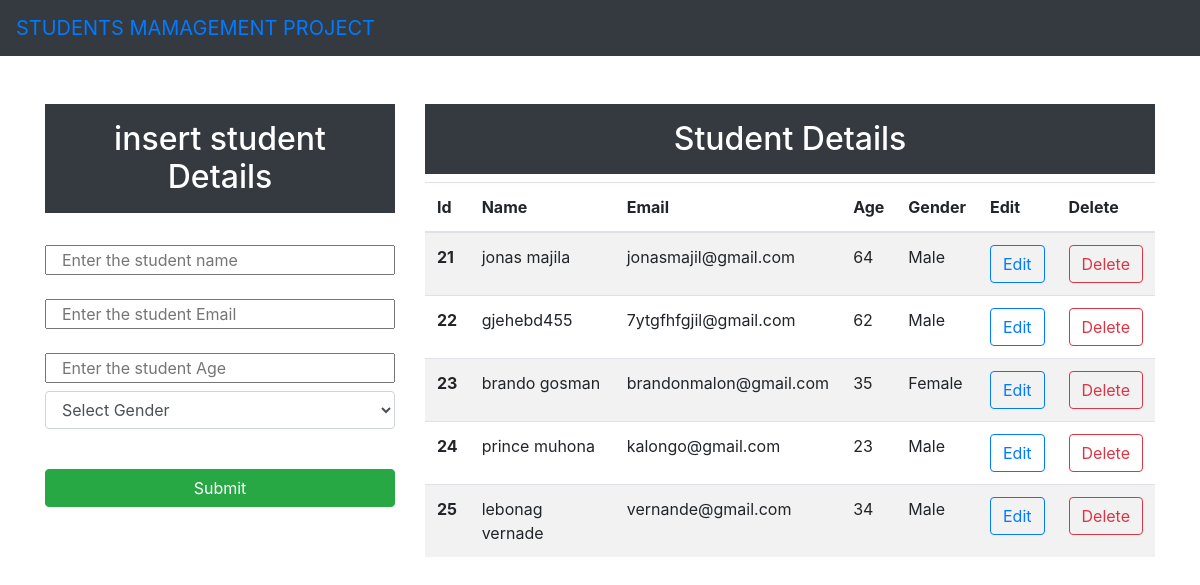
The page / on the database its author committed.
### app/models.py (models this page shows)
class student(models.Model):
    name=models.CharField(max_length=25,blank=False,null=False)
    email=models.EmailField()
    age=models.IntegerField()
    gender=models.CharField(max_length=25,blank=False,null=False)
    def __str__(self):
        return self.name

### app/views.py (the view)
# urls.py: path('',views.index,name="index"),
def index(request):
    data= student.objects.all()
    print(data)
    context ={"data":data}
    return render(request,"index.html",context)

### templates/index.html (shortened to what this page needs)
<!DOCTYPE html>
<html lang="en">
  <head>
    <link
      rel="stylesheet"
      href="https://cdn.jsdelivr.net/npm/bootstrap@4.3.1/dist/css/bootstrap.min.css"
    />
  </head>
  <body>
    <nav class="navbar navbar-expand-lg bg-dark text-center">
      <div class="container-md text-center">
        <a class="navbar-brand" href="/">STUDENTS MAMAGEMENT PROJECT</a>
      </div>
    </nav>
    <div class="container mt-5">
      <div class="row">
        <div class="col-md-4">
          <h2 class="text-white bg-dark text-center p-3">
            insert student Details
          </h2>
          <br/>
          <form action="/insert " method="post">{% csrf_token %}
            <div class="form-group">
              <input
                type="text"
                class="col-md-12"
                placeholder="Enter the student name"
                name="name"
                required
              />
            </div>
            <div class="form-group">
              <input
                type="Email"
                class="from-control mt-2 col-md-12 "
                placeholder="Enter the student Email"
                name="email"
                required
              />
            </div>
            <div class="form-group">
              <input
                type="number"
                class="from-control mt-2 col-md-12 "
                placeholder="Enter the student Age"
                name="age"
                required
              />
              <div class="form-group">
                <select
                  id="gender"
                  class="form-control mt-2"
                  name="gender"
                  required
                >
                  <option selected>Select Gender</option>
                </select>
              </div>
            </div>
            <br />
            <div class="d-grid gap-2">
              <button class="btn btn-success col-md-12 " type="Submit">Submit</button>
            </div>
          </form>
        </div>
        <div class="col-md-8">
       <h2 class="text-center text-white bg-dark p-3" >Student
        Details</h2>
        <table class="table table-striped">
            <thead>
              <tr>
                <th scope="col">Id</th>
                <th scope="col">Name</th>
                <th scope="col">Email</th>
                <th scope="col">Age</th>
                <th scope="col">Gender</th>
                <th scope="col">Edit</th>
                <th scope="col">Delete</th>
              </tr>
            </thead>
            <tbody>
            {% for d in data %}
              <tr>
                <th scope="row">{{d.id}}</th>
                <td>{{d.name}}</td>
                <td>{{d.email}}</td>
                <td>{{d.age}}</td>
                <td>{{d.gender}}</td>
                <td><a type="button" href ="/update/{{d.id}} "  class="btn btn-outline-primary">Edit</a></td>
                <td><a type="button" href="/delete/{{d.id}} "   class="btn btn-outline-danger">Delete</a></td>
              </tr>
              {% endfor %}
            </tbody>
          </table>
        </div>
      </div>
    </div>
  </body>
</html>

### rows shown on the page
student: id "21", name "jonas majila", email "jonasmajil@gmail.com", age "64", gender "Male"
student: id "22", name "gjehebd455", email "7ytgfhfgjil@gmail.com", age "62", gender "Male"
student: id "23", name "brando gosman", email "brandonmalon@gmail.com", age "35", gender "Female"
student: id "24", name "prince muhona", email "kalongo@gmail.com", age "23", gender "Male"
student: id "25", name "lebonag vernade", email "vernande@gmail.com", age "34", gender "Male"
